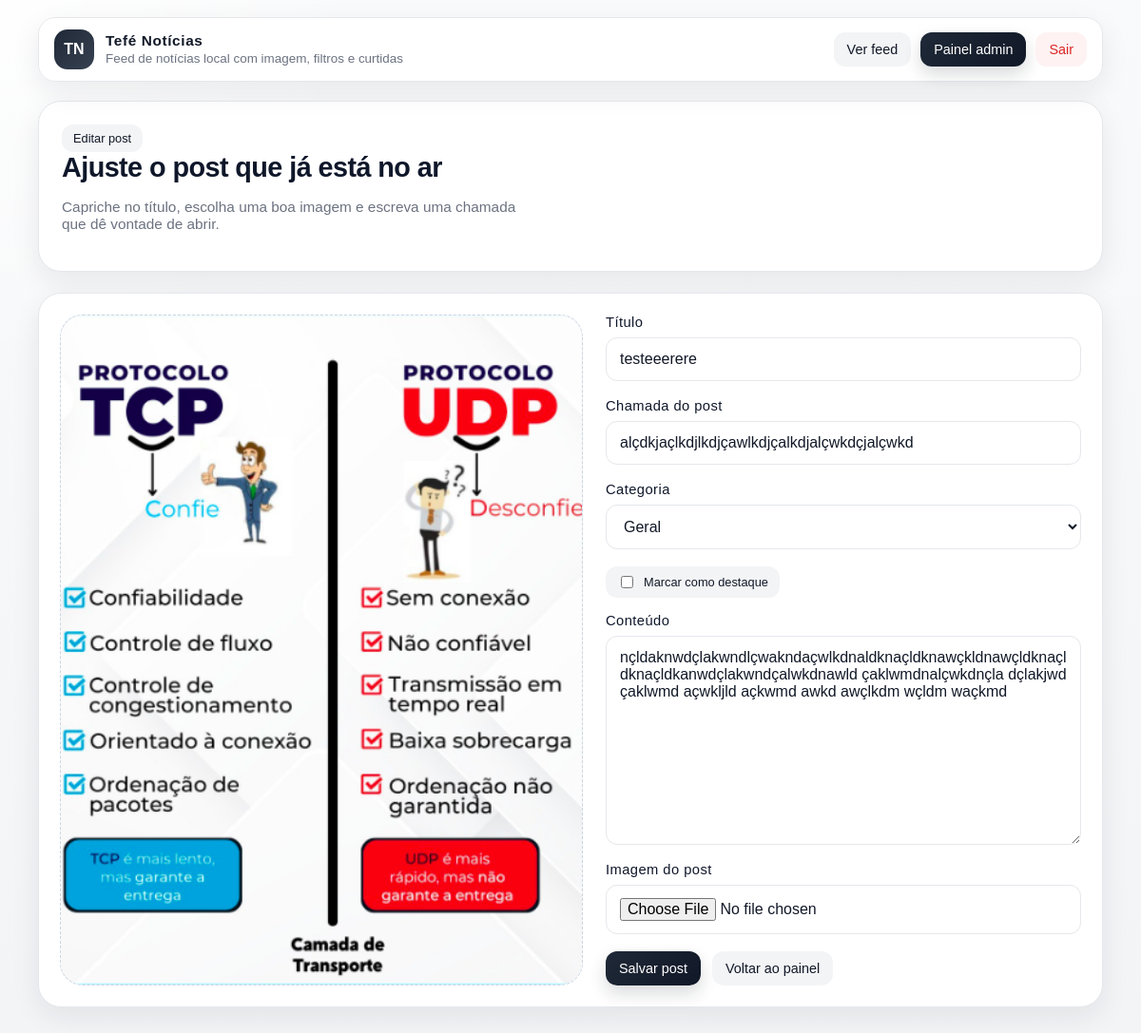
Page /editar/6 (signed in) on the committed database.
### tables this page shows
CREATE TABLE noticias (
            id INTEGER PRIMARY KEY AUTOINCREMENT,
            titulo TEXT NOT NULL,
            conteudo TEXT NOT NULL,
            imagem TEXT,
            data_criacao TIMESTAMP DEFAULT CURRENT_TIMESTAMP
        , resumo TEXT, categoria TEXT DEFAULT 'Geral', likes INTEGER DEFAULT 0, destaque INTEGER DEFAULT 0);

### app.py (the view, shortened to what this page needs)
@app.route("/editar/<int:noticia_id>", methods=["GET", "POST"])
def editar_noticia(noticia_id):
    if not session.get("admin"):
        return redirect(url_for("login"))
    noticia = obter_noticia(noticia_id)
    if not noticia:
        flash("Post não encontrado.", "error")
        return redirect(url_for("dashboard"))
    return render_template(
        "form_noticia.html",
        noticia=noticia,
        modo="editar",
        categorias=CATEGORIAS,
    )

### app.py (called while the page is built)
def get_db_connection():
    conn = sqlite3.connect(DB_PATH)
    conn.row_factory = sqlite3.Row
    return conn

def obter_noticia(noticia_id):
    conn = get_db_connection()
    noticia = conn.execute("SELECT * FROM noticias WHERE id = ?", (noticia_id,)).fetchone()
    conn.close()
    return noticia

@app.context_processor
def inject_global_data():
    return {
        "admin_logado": bool(session.get("admin")),
        "categorias_disponiveis": CATEGORIAS,
    }

### templates/form_noticia.html (shortened to what this page needs)
{% extends "base.html" %}
{% block conteudo %}
<section class="hero">
    <span class="chip">{{ 'Novo post' if modo == 'criar' else 'Editar post' }}</span>
    <h1 style="font-size: clamp(1.45rem, 2.4vw, 2rem);">{{ 'Monte o próximo post do feed' if modo == 'criar' else 'Ajuste o post que já está no ar' }}</h1>
    <p style="max-width: 56ch; font-size: 0.96rem;">Capriche no título, escolha uma boa imagem e escreva uma chamada que dê vontade de abrir.</p>
</section>
<section class="panel" style="margin-top: 22px; padding: 22px;">
    <div class="form-grid">
        <div class="preview-box" id="previewBox">
            {% set imagem_atual = noticia['imagem'] if noticia and noticia['imagem'] else '' %}
            {% if imagem_atual %}
            <img id="previewImage" src="/{{ imagem_atual }}" alt="Pré-visualização da imagem do post">
            {% endif %}
        </div>
        <form method="post" enctype="multipart/form-data">
            <div class="field">
                <label for="titulo">Título</label>
                <input class="input" id="titulo" name="titulo" type="text" value="{{ noticia['titulo'] if noticia else '' }}" placeholder="Ex.: Feira cultural movimenta o centro no fim de semana" required>
            </div>
            <div class="field">
                <label for="resumo">Chamada do post</label>
                <input class="input" id="resumo" name="resumo" type="text" value="{{ noticia['resumo'] if noticia else '' }}" placeholder="Uma frase curta para chamar atenção no feed">
            </div>
            <div class="field">
                <label for="categoria">Categoria</label>
                <select class="select" id="categoria" name="categoria">
                    {% set categoria_atual = noticia['categoria'] if noticia and noticia['categoria'] else 'Geral' %}
                    {% for categoria in categorias %}
                    <option value="{{ categoria }}" {% if categoria_atual == categoria %}selected{% endif %}>{{ categoria }}</option>
                    {% endfor %}
                </select>
            </div>
            <label class="chip" style="width: fit-content; margin-bottom: 16px;">
                <input type="checkbox" name="destaque" value="1" {% if noticia and noticia['destaque'] %}checked{% endif %}>
                Marcar como destaque
            </label>
            <div class="field">
                <label for="conteudo">Conteúdo</label>
                <textarea class="textarea" id="conteudo" name="conteudo" placeholder="Escreva o texto completo do post" required>{{ noticia['conteudo'] if noticia else '' }}</textarea>
            </div>
            <div class="field">
                <label for="imagem">Imagem do post</label>
                <input class="input" id="imagem" name="imagem" type="file" accept="image/*">
            </div>
            <div class="panel-actions">
                <button class="btn btn-primary" type="submit">{{ 'Publicar no feed' if modo == 'criar' else 'Salvar post' }}</button>
                <a class="btn-link btn-secondary" href="{{ url_for('dashboard') }}">Voltar ao painel</a>
            </div>
        </form>
    </div>
</section>
{% endblock %}

### templates/base.html (style rules this page uses)
:root { --bg: #f6f7f8; --surface: #ffffff; --surface-strong: #ffffff; --text: #111827; --muted: #6b7280; --line: #e5e7eb; --brand: #111827; --brand-dark: #0f172a; --accent: #f59e0b; --accent-soft: #fef3c7; --danger: #dc2626; --success: #059669; --shadow: 0 10px 30px rgba(15, 23, 42, 0.08); --radius-xl: 24px; --radius-lg: 18px; --radius-md: 12px; --content-width: min(1120px, calc(100vw - 28px)); }
* { box-sizing: border-box; }
html { scroll-behavior: smooth; }
body { margin: 0; font-family: "Trebuchet MS", Verdana, sans-serif; color: var(--text); background: radial-gradient(circle at top left, rgba(255, 255, 255, 0.9), transparent 24%), linear-gradient(180deg, #f9fafb 0%, #f3f4f6 100%); min-height: 100vh; }
a { color: inherit; }
img { display: block; max-width: 100%; }
button, input, select, textarea { font: inherit; }
.btn, .btn-link, .chip { border: none; border-radius: 12px; text-decoration: none; transition: transform 0.2s ease, box-shadow 0.2s ease, background 0.2s ease; }
.btn, .btn-link { padding: 10px 14px; font-size: 0.9rem; cursor: pointer; }
.btn-primary { background: linear-gradient(135deg, #1f2937, #111827); color: #fff; box-shadow: 0 8px 18px rgba(17, 24, 39, 0.16); }
.btn-secondary { background: #f3f4f6; color: var(--brand); }
.chip { display: inline-flex; align-items: center; gap: 8px; padding: 7px 12px; background: #f3f4f6; color: var(--brand); font-size: 0.8rem; }
.panel, .hero, .card, .flash-list li, .stats-card { background: var(--surface); border: 1px solid var(--line); box-shadow: var(--shadow); backdrop-filter: blur(10px); }
.hero, .panel, .card, .stats-card { border-radius: var(--radius-xl); }
.hero { margin-top: 20px; padding: 24px; }
.hero h1, .hero h2, .section-title, .card h3, .panel h2, .stats-card strong { font-family: "Trebuchet MS", Verdana, sans-serif; }
.hero h1, .hero h2 { margin: 0 0 8px; color: var(--brand-dark); line-height: 1.18; letter-spacing: -0.02em; }
.hero p, .card p, .meta, .muted { color: var(--muted); }
.card-actions, .panel-actions, .toolbar, .inline-form { display: flex; gap: 12px; flex-wrap: wrap; align-items: center; }
.form-grid { display: grid; grid-template-columns: 1.1fr 1fr; gap: 24px; }
.field { display: grid; gap: 8px; margin-bottom: 18px; }
.field label { font-family: "Trebuchet MS", Verdana, sans-serif; font-size: 0.92rem; letter-spacing: 0.03em; color: var(--brand-dark); }
.input, .select, .textarea { width: 100%; border: 1px solid var(--line); border-radius: 12px; padding: 13px 14px; background: #fff; color: var(--text); }
.textarea { min-height: 220px; resize: vertical; }
.preview-box { min-height: 100%; border-radius: var(--radius-xl); overflow: hidden; background: linear-gradient(135deg, #eef2f7, #f8fafc); border: 1px dashed #cbd5e1; position: relative; }
.preview-box img { width: 100%; height: 100%; min-height: 360px; object-fit: cover; }

### rows in the picture
noticias: imagem (picture), titulo "testeeerere", resumo "alçdkjaçlkdjlkdjçawlkdjçalkdjalçwkdçjalçwkd", categoria "Geral", conteudo "nçldaknwdçlakwndlçwakndaçwlkdnaldknaçldknawçkldnawçldknaçldknaçldkanwdçlakwndçalwkdnawld çaklwmdnalçwkdnçla dçlakjwd çaklwmd açwkljld açkwmd awkd awçlkdm wçldm waçkmd"

### other values in the picture
{{ 'Novo post' if modo == 'criar' else 'Editar post' }} "Editar post"
{{ 'Publicar no feed' if modo == 'criar' else 'Salvar post' }} "Salvar post"
